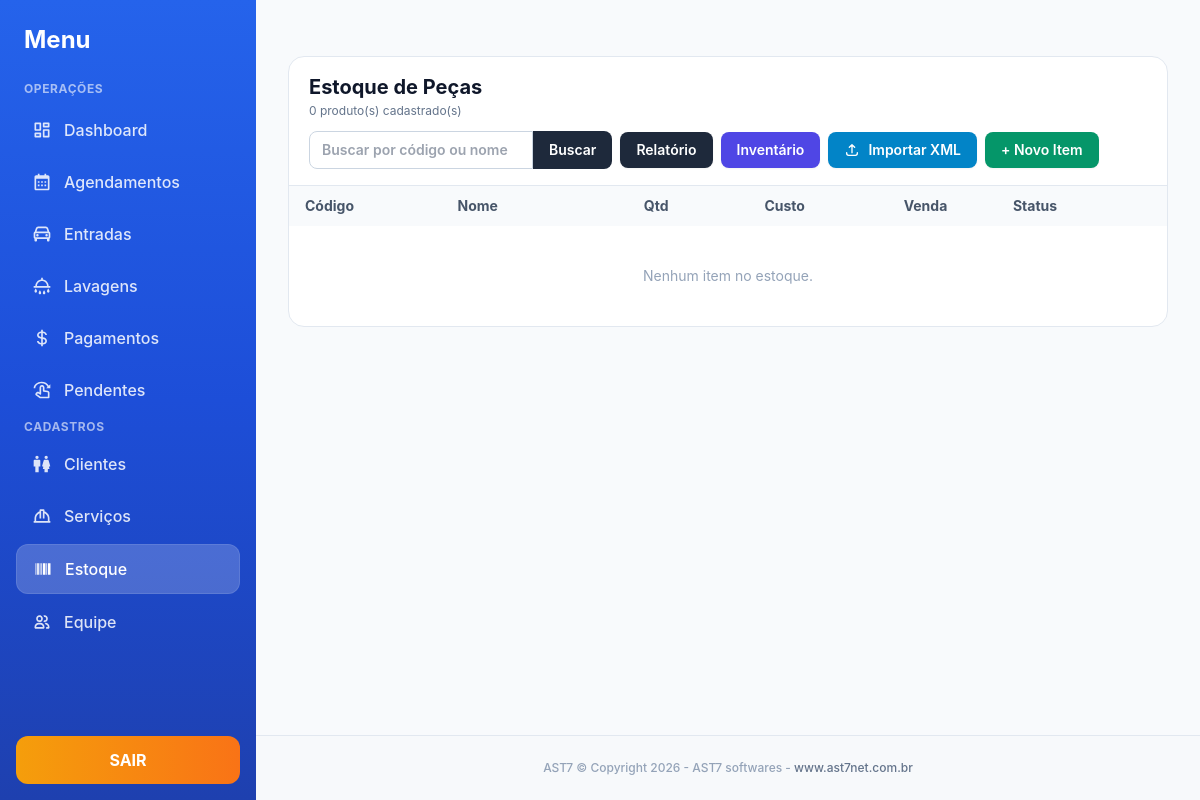
/estoque.php (signed in), run on an earlier commit of the app's database.
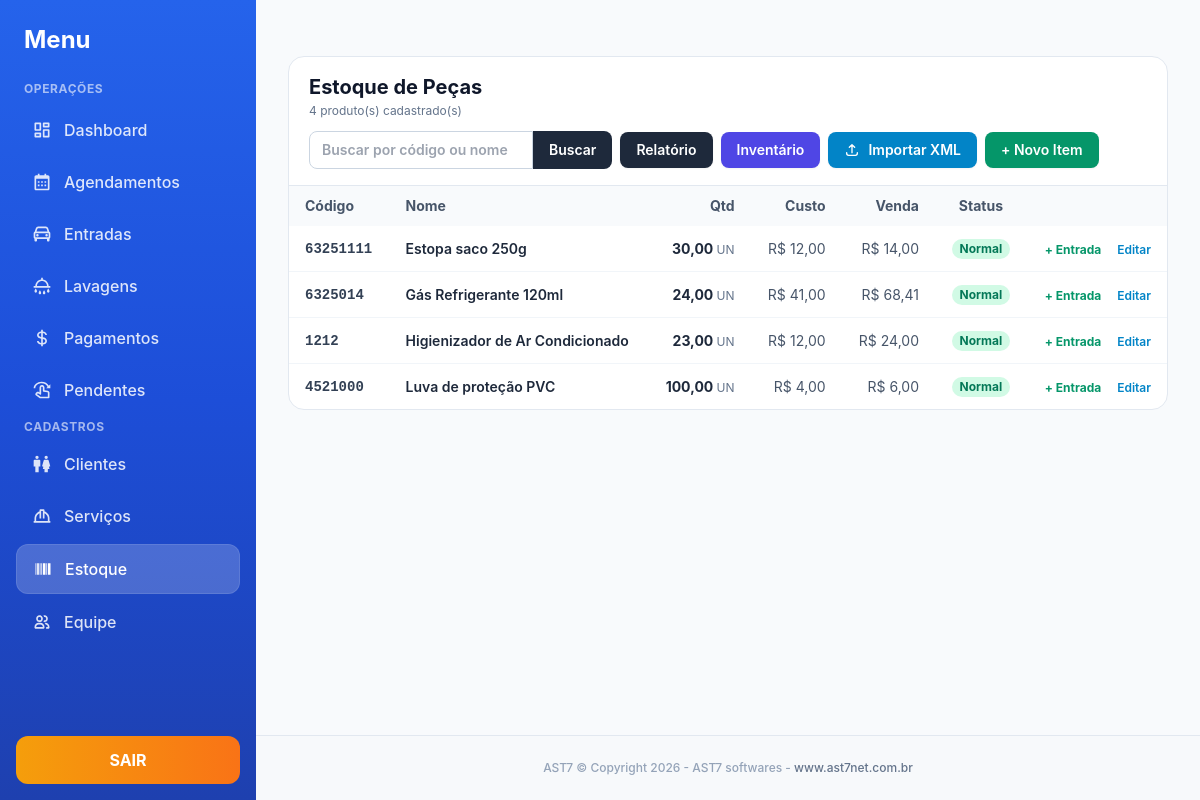
And on a later commit of the database.
### tables this page shows
CREATE TABLE estoque_itens (
            id INTEGER PRIMARY KEY AUTOINCREMENT,
            codigo TEXT NOT NULL UNIQUE,
            nome TEXT NOT NULL DEFAULT '',
            unidade TEXT NOT NULL DEFAULT 'UN',
            quantidade REAL NOT NULL DEFAULT 0,
            estoque_minimo REAL NOT NULL DEFAULT 0,
            preco_custo_centavos INTEGER NOT NULL DEFAULT 0,
            preco_venda_centavos INTEGER NOT NULL DEFAULT 0,
            ativo INTEGER NOT NULL DEFAULT 1,
            criado_em TEXT NOT NULL DEFAULT (datetime('now','localtime')),
            atualizado_em TEXT NOT NULL DEFAULT (datetime('now','localtime'))
        );

### config.php (called while the page is built, shortened)
<?php
function db(): PDO {
    static $pdo = null;
    if ($pdo === null) {
        $pdo = new PDO('sqlite:' . DB_PATH, null, null, [
            PDO::ATTR_ERRMODE            => PDO::ERRMODE_EXCEPTION,
            PDO::ATTR_DEFAULT_FETCH_MODE => PDO::FETCH_ASSOC,
        ]);
        $pdo->exec('PRAGMA foreign_keys = ON');
        $pdo->exec('PRAGMA journal_mode = WAL');
    }
    return $pdo;
}
require_once APP_ROOT . '/functions.php';

### functions.php (called while the page is built, shortened)
<?php
function e(?string $s): string {
    return htmlspecialchars((string)$s, ENT_QUOTES, 'UTF-8');
}
function centavos_para_moeda(int $c): string {
    return number_format($c / 100, 2, ',', '.');
}
function centavos_para_moeda_brl(int $c): string {
    return 'R$ ' . centavos_para_moeda($c);
}

### estoque.php (the view, shortened to what the changed rows need)
<?php
require_once __DIR__ . '/config.php';
$where  = '';
$params = [];
$stmt = db()->prepare("SELECT * FROM estoque_itens $where ORDER BY nome COLLATE NOCASE");
$stmt->execute($params);
$itens = $stmt->fetchAll();
require __DIR__ . '/header.php';
?>
<div class="bg-white rounded-2xl shadow-card border border-slate-200 overflow-hidden">
  <div class="px-5 py-4 border-b border-slate-200 flex flex-wrap items-center justify-between gap-3">
    <div>
      <h1 class="text-xl font-bold text-slate-900">Estoque de Peças</h1>
      <p class="text-xs text-slate-500 mt-0.5"><?= count($itens) ?> produto(s) cadastrado(s)</p>
    </div>
  </div>
  <div class="overflow-x-auto">
    <table class="min-w-full text-sm">
      <thead class="bg-slate-50 text-slate-600">
        <tr>
          <th class="text-left px-4 py-2.5 font-bold">Código</th>
          <th class="text-left px-4 py-2.5 font-bold">Nome</th>
          <th class="text-right px-4 py-2.5 font-bold">Qtd</th>
          <th class="text-right px-4 py-2.5 font-bold">Custo</th>
          <th class="text-right px-4 py-2.5 font-bold">Venda</th>
          <th class="text-center px-4 py-2.5 font-bold">Status</th>
          <th class="px-4 py-2.5"></th>
        </tr>
      </thead>
      <tbody class="divide-y divide-slate-100">
      <?php if (!$itens): ?>
        <tr><td colspan="7" class="px-4 py-10 text-center text-slate-400">
          Nenhum item no estoque.
        </td></tr>
      <?php else: foreach ($itens as $i):
        $isBaixo = $i['quantidade'] <= $i['estoque_minimo'];
      ?>
        <tr class="hover:bg-slate-50 transition">
          <td class="px-4 py-3 font-mono font-semibold text-slate-700"><?= e($i['codigo']) ?></td>
          <td class="px-4 py-3 font-semibold text-slate-800"><?= e($i['nome']) ?></td>
          <td class="px-4 py-3 text-right font-bold <?= $isBaixo ? 'text-rose-600' : 'text-slate-800' ?>">
            <?= number_format($i['quantidade'], 2, ',', '.') ?> <span class="text-xs font-normal text-slate-500"><?= e($i['unidade']) ?></span>
          </td>
          <td class="px-4 py-3 text-right text-slate-600"><?= e(centavos_para_moeda_brl((int)$i['preco_custo_centavos'])) ?></td>
          <td class="px-4 py-3 text-right text-slate-600"><?= e(centavos_para_moeda_brl((int)$i['preco_venda_centavos'])) ?></td>
          <td class="px-4 py-3 text-center">
            <?php if ($isBaixo): ?>
              <span class="inline-block text-xs px-2 py-0.5 rounded-full bg-rose-100 text-rose-700 font-bold">Estoque Baixo</span>
            <?php else: ?>
              <span class="inline-block text-xs px-2 py-0.5 rounded-full bg-emerald-100 text-emerald-700 font-bold">Normal</span>
            <?php endif; ?>
          </td>
          <td class="px-4 py-3 text-right whitespace-nowrap">
            <button type="button"
                    class="btn-entrada text-emerald-600 hover:underline text-xs font-bold mr-3"
                    data-id="<?= (int)$i['id'] ?>"
                    data-nome="<?= e($i['nome']) ?>"
                    data-unidade="<?= e($i['unidade']) ?>">
              + Entrada
            </button>
            <a href="estoque_form.php?id=<?= (int)$i['id'] ?>" class="text-sky-600 hover:underline text-xs font-semibold">Editar</a>
          </td>
        </tr>
      <?php endforeach; endif; ?>
      </tbody>
    </table>
  </div>
</div>
<?php require __DIR__ . '/footer.php'; ?>

What changed in the data, as far as the page shows it:
added estoque_itens: codigo "63251111", nome "Estopa saco 250g", quantidade "30,00", unidade "UN", preco_custo_centavos "R$ 12,00", preco_venda_centavos "R$ 14,00", estoque_minimo "Normal"
added estoque_itens: codigo "6325014", nome "Gás Refrigerante 120ml", quantidade "24,00", unidade "UN", preco_custo_centavos "R$ 41,00", preco_venda_centavos "R$ 68,41", estoque_minimo "Normal"
added estoque_itens: codigo "1212", nome "Higienizador de Ar Condicionado", quantidade "23,00", unidade "UN", preco_custo_centavos "R$ 12,00", preco_venda_centavos "R$ 24,00", estoque_minimo "Normal"
added estoque_itens: codigo "4521000", nome "Luva de proteção PVC", quantidade "100,00", unidade "UN", preco_custo_centavos "R$ 4,00", preco_venda_centavos "R$ 6,00", estoque_minimo "Normal"
Also different on the page:
count($itens): "0" → "4"
text no longer shown: "Nenhum item no estoque."
